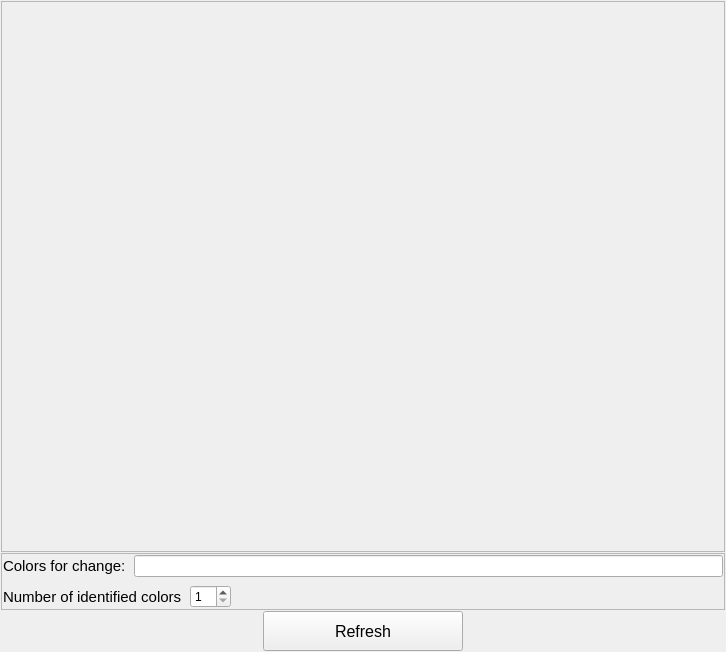
<?xml version="1.0" encoding="UTF-8"?>
<ui version="4.0">
 <class>MainWindow</class>
 <widget class="QMainWindow" name="MainWindow">
  <property name="geometry">
   <rect>
    <x>0</x>
    <y>0</y>
    <width>726</width>
    <height>652</height>
   </rect>
  </property>
  <property name="windowTitle">
   <string>MainWindow</string>
  </property>
  <widget class="QWidget" name="centralwidget">
   <layout class="QGridLayout" name="gridLayout">
    <property name="leftMargin">
     <number>1</number>
    </property>
    <property name="topMargin">
     <number>1</number>
    </property>
    <property name="rightMargin">
     <number>1</number>
    </property>
    <property name="bottomMargin">
     <number>1</number>
    </property>
    <property name="spacing">
     <number>1</number>
    </property>
    <item row="0" column="0">
     <layout class="QVBoxLayout" name="verticalLayout_2">
      <item>
       <widget class="QFrame" name="frame">
        <property name="frameShape">
         <enum>QFrame::StyledPanel</enum>
        </property>
        <property name="frameShadow">
         <enum>QFrame::Raised</enum>
        </property>
        <layout class="QHBoxLayout" name="horizontalLayout_2">
         <item>
          <widget class="QLabel" name="label">
           <property name="sizePolicy">
            <sizepolicy hsizetype="Preferred" vsizetype="Expanding">
             <horstretch>0</horstretch>
             <verstretch>0</verstretch>
            </sizepolicy>
           </property>
           <property name="minimumSize">
            <size>
             <width>200</width>
             <height>200</height>
            </size>
           </property>
           <property name="maximumSize">
            <size>
             <width>375</width>
             <height>500</height>
            </size>
           </property>
           <property name="font">
            <font>
             <pointsize>11</pointsize>
            </font>
           </property>
           <property name="text">
            <string/>
           </property>
          </widget>
         </item>
         <item>
          <widget class="QLabel" name="label_2">
           <property name="minimumSize">
            <size>
             <width>200</width>
             <height>200</height>
            </size>
           </property>
           <property name="maximumSize">
            <size>
             <width>375</width>
             <height>500</height>
            </size>
           </property>
           <property name="font">
            <font>
             <pointsize>11</pointsize>
            </font>
           </property>
           <property name="text">
            <string/>
           </property>
          </widget>
         </item>
        </layout>
       </widget>
      </item>
      <item>
       <widget class="QFrame" name="frame_2">
        <property name="frameShape">
         <enum>QFrame::StyledPanel</enum>
        </property>
        <property name="frameShadow">
         <enum>QFrame::Raised</enum>
        </property>
        <layout class="QVBoxLayout" name="verticalLayout">
         <property name="spacing">
          <number>8</number>
         </property>
         <property name="leftMargin">
          <number>1</number>
         </property>
         <property name="topMargin">
          <number>1</number>
         </property>
         <property name="rightMargin">
          <number>1</number>
         </property>
         <property name="bottomMargin">
          <number>1</number>
         </property>
         <item>
          <layout class="QHBoxLayout" name="horizontalLayout_4">
           <item>
            <widget class="QLabel" name="label_3">
             <property name="font">
              <font>
               <pointsize>11</pointsize>
              </font>
             </property>
             <property name="text">
              <string>Colors for change:</string>
             </property>
            </widget>
           </item>
           <item>
            <widget class="QLineEdit" name="lineEdit"/>
           </item>
          </layout>
         </item>
         <item>
          <layout class="QHBoxLayout" name="horizontalLayout_3">
           <item>
            <widget class="QLabel" name="label_4">
             <property name="font">
              <font>
               <pointsize>11</pointsize>
              </font>
             </property>
             <property name="text">
              <string>Number of identified colors</string>
             </property>
            </widget>
           </item>
           <item>
            <widget class="QSpinBox" name="spinBox">
             <property name="minimum">
              <number>1</number>
             </property>
            </widget>
           </item>
           <item>
            <spacer name="horizontalSpacer_3">
             <property name="orientation">
              <enum>Qt::Horizontal</enum>
             </property>
             <property name="sizeHint" stdset="0">
              <size>
               <width>40</width>
               <height>20</height>
              </size>
             </property>
            </spacer>
           </item>
          </layout>
         </item>
        </layout>
       </widget>
      </item>
      <item>
       <layout class="QHBoxLayout" name="horizontalLayout">
        <item>
         <spacer name="horizontalSpacer">
          <property name="orientation">
           <enum>Qt::Horizontal</enum>
          </property>
          <property name="sizeHint" stdset="0">
           <size>
            <width>40</width>
            <height>20</height>
           </size>
          </property>
         </spacer>
        </item>
        <item>
         <widget class="QPushButton" name="pushButton">
          <property name="minimumSize">
           <size>
            <width>200</width>
            <height>40</height>
           </size>
          </property>
          <property name="font">
           <font>
            <pointsize>12</pointsize>
           </font>
          </property>
          <property name="text">
           <string>Refresh</string>
          </property>
         </widget>
        </item>
        <item>
         <spacer name="horizontalSpacer_2">
          <property name="orientation">
           <enum>Qt::Horizontal</enum>
          </property>
          <property name="sizeHint" stdset="0">
           <size>
            <width>40</width>
            <height>20</height>
           </size>
          </property>
         </spacer>
        </item>
       </layout>
      </item>
     </layout>
    </item>
   </layout>
  </widget>
  <widget class="QMenuBar" name="menubar">
   <property name="geometry">
    <rect>
     <x>0</x>
     <y>0</y>
     <width>726</width>
     <height>21</height>
    </rect>
   </property>
  </widget>
 </widget>
 <resources/>
 <connections/>
</ui>
